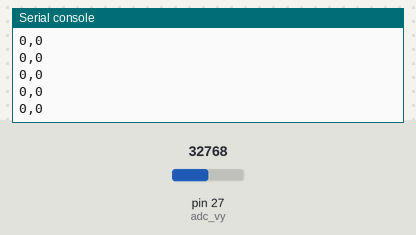
Recording of a program running on a simulated MicroPython board. On the bench: the last lines printed to the serial console. Inputs (shaded band) come from the test bench; at power-on: pin 27 (adc_vy) = 32768 (analog values on the 0–65535 scale).

Above: at 3.2 s.
3.3 s: pin 27 (adc_vy) set to 29345
At 3.33 s:
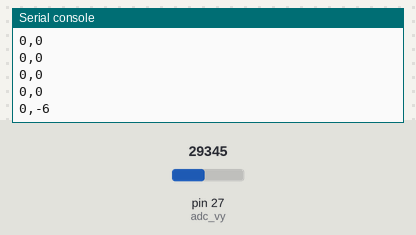
4.8 s: pin 27 (adc_vy) set to 30655
At 4.84 s:
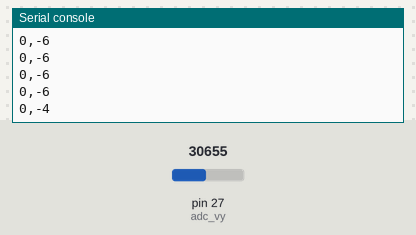
Timing chart, 0 to 7.8 s (numbered marks = the images above; inputs shaded):
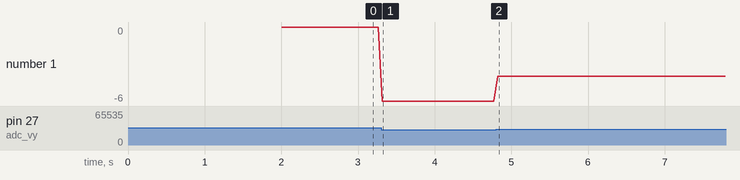

The program:

main.py
```python
from machine import ADC
import time

# ADC pins: VX on GPIO29 (ADC3), VY on GPIO27 (ADC1)
adc_vx = ADC(3)  # GPIO29
adc_vy = ADC(1)  # GPIO27

def calibrar_joystick():
    suma_vx = 0
    suma_vy = 0
    muestras = 100
    for _ in range(muestras):
        suma_vx += adc_vx.read_u16()
        suma_vy += adc_vy.read_u16()
        time.sleep_ms(10)
    offset_vx = suma_vx // muestras
    offset_vy = suma_vy // muestras
    return offset_vx, offset_vy

def leer_joystick(offset_vx, offset_vy):
    vx = adc_vx.read_u16() - offset_vx
    vy = adc_vy.read_u16() - offset_vy
    return vx, vy

def escalar(valor, max_valor=30000, rango=50):
    valor = max(min(valor, max_valor), -max_valor)
    return round((valor / max_valor) * rango)

offset_vx, offset_vy = calibrar_joystick()
time.sleep(1)

while True:
    vx, vy = leer_joystick(offset_vx, offset_vy)
    vx_esc = escalar(vx)
    vy_esc = escalar(vy)
    print(f"{vx_esc},{vy_esc}")
    time.sleep(0.05)  # 50 ms → ~20 FPS
```

Measured:
- after the input at 3.3 s, the serial console: prints a new line at once (image 1)
- after the input at 4.8 s, the serial console: prints a new line at once (image 2)
- plotted number 1: 0 → -6 after the input at 3.3 s, -6 → -4 after the input at 4.8 s
